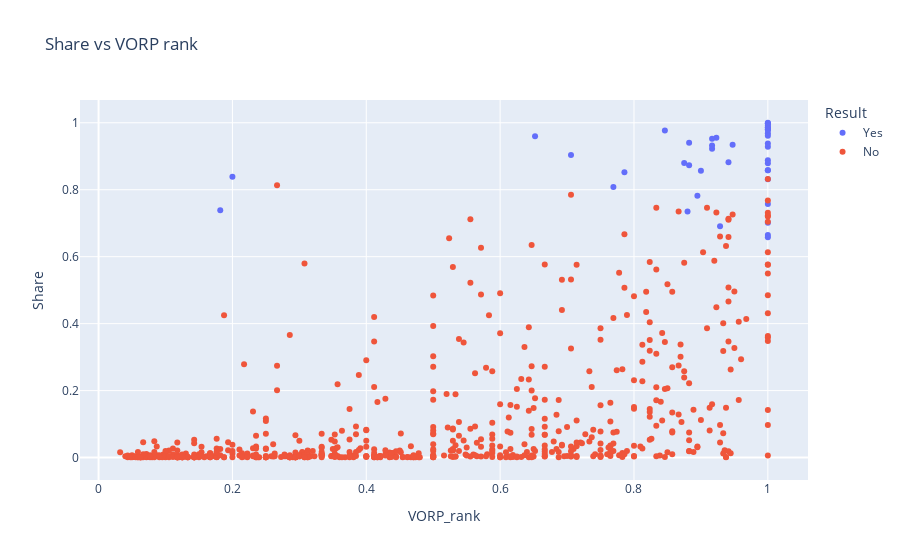

The cell this chart's notebook holds for it:
### Code cell
fig5 = plex.scatter(MVP_main_rankings,
                    y = 'Share',
                    x = 'VORP_rank',
                    color='Result',
                    title = 'Share vs VORP rank',
                    hover_name='Player',
                    hover_data=['Year']
                   )
fig5.write_html('../figures/VORP_rank.html')
fig5.show()

### Figure 1 — Plotly figure (JSON) as saved in the notebook; plotly's stock layout.template omitted (floating-point values rounded to 4 significant figures; data arrays with more than 128 entries replaced by an {"elided": "..."} marker saying what was removed)
{"data": [{"customdata": [[1980], [1981], [1982], [1983], [1984], [1985], [1986], [1987], [1988], [1989], [1990], [1991], [1992], [1993], [1994], [1995], [1996], [1997], [1998], [1999], [2000], [2001], [2002], [2003], [2004], [2005], [2006], [2007], [2008], [2009], [2010], [2011], [2012], [2013], [2014], [2015], [2016], [2017], [2018], [2019], [2020], [2021]], "hovertemplate": "<b>%{hovertext}</b><br><br>Result=Yes<br>VORP_rank=%{x}<br>Share=%{y}<br>Year=%{customdata[0]}<extra></extra>", "hovertext": ["Kareem Abdul-Jabbar", "Julius Erving", "Moses Malone", "Moses Malone", "Larry Bird", "Larry Bird", "Larry Bird", "Magic Johnson", "Michael Jordan", "Magic Johnson", "Magic Johnson", "Michael Jordan", "Michael Jordan", "Charles Barkley", "Hakeem Olajuwon", "David Robinson", "Michael Jordan", "Karl Malone", "Michael Jordan", "Karl Malone", "Shaquille O'Neal", "Allen Iverson", "Tim Duncan", "Tim Duncan", "Kevin Garnett", "Steve Nash", "Steve Nash", "Dirk Nowitzki", "Kobe Bryant", "LeBron James", "LeBron James", "Derrick Rose", "LeBron James", "LeBron James", "Kevin Durant", "Stephen Curry", "Stephen Curry", "Russell Westbrook", "James Harden", "Giannis Antetokounmpo", "Giannis Antetokounmpo", "Nikola Jokić"], "legendgroup": "Yes", "marker": {"color": "#636efa", "symbol": "circle"}, "mode": "markers", "name": "Yes", "orientation": "v", "showlegend": true, "type": "scatter", "x": [1, 1, 0.88, 0.6522, 1, 1, 1, 0.8824, 1, 0.8947, 0.9286, 1, 1, 0.7857, 0.875, 1, 1, 0.9, 0.9474, 1, 1, 0.7059, 1, 0.7692, 1, 0.2, 0.1818, 0.9412, 0.8824, 1, 1, 0.8462, 1, 1, 1, 0.9167, 1, 1, 0.9231, 0.9167, 0.9167, 1], "xaxis": "x", "y": [0.665, 0.658, 0.735, 0.96, 0.858, 0.978, 0.981, 0.94, 0.831, 0.782, 0.691, 0.928, 0.938, 0.852, 0.88, 0.858, 0.986, 0.857, 0.934, 0.701, 0.998, 0.904, 0.757, 0.808, 0.991, 0.839, 0.739, 0.882, 0.873, 0.969, 0.98, 0.977, 0.888, 0.998, 0.986, 0.922, 1, 0.879, 0.955, 0.932, 0.952, 0.961], "yaxis": "y"}, {"customdata": {"elided": "637x1 int values"}, "hovertemplate": "<b>%{hovertext}</b><br><br>Result=No<br>VORP_rank=%{x}<br>Share=%{y}<br>Year=%{customdata[0]}<extra></extra>", "hovertext": {"elided": "637 str values"}, "legendgroup": "No", "marker": {"color": "#EF553B", "symbol": "circle"}, "mode": "markers", "name": "No", "orientation": "v", "showlegend": true, "type": "scatter", "x": {"elided": "637 float values"}, "xaxis": "x", "y": {"elided": "637 float values"}, "yaxis": "y"}], "layout": {"autosize": true, "legend": {"title": {"text": "Result"}, "tracegroupgap": 0}, "title": {"text": "Share vs VORP rank"}, "xaxis": {"anchor": "y", "autorange": true, "domain": [0, 1], "range": [-0.02867, 1.061], "title": {"text": "VORP_rank"}, "type": "linear"}, "yaxis": {"anchor": "x", "autorange": true, "domain": [0, 1], "range": [-0.08144, 1.082], "title": {"text": "Share"}, "type": "linear"}}}
